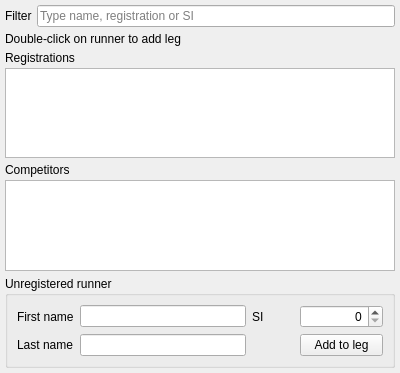
<?xml version="1.0" encoding="UTF-8"?>
<ui version="4.0">
 <class>AddLegDialogWidget</class>
 <widget class="QWidget" name="AddLegDialogWidget">
  <property name="geometry">
   <rect>
    <x>0</x>
    <y>0</y>
    <width>400</width>
    <height>373</height>
   </rect>
  </property>
  <property name="windowTitle">
   <string>Form</string>
  </property>
  <layout class="QVBoxLayout" name="verticalLayout" stretch="0,0,0,0,0">
   <property name="spacing">
    <number>5</number>
   </property>
   <property name="leftMargin">
    <number>5</number>
   </property>
   <property name="topMargin">
    <number>5</number>
   </property>
   <property name="rightMargin">
    <number>5</number>
   </property>
   <property name="bottomMargin">
    <number>5</number>
   </property>
   <item>
    <layout class="QHBoxLayout" name="horizontalLayout">
     <item>
      <widget class="QLabel" name="label">
       <property name="text">
        <string>Filter</string>
       </property>
      </widget>
     </item>
     <item>
      <widget class="QLineEdit" name="edFilter">
       <property name="placeholderText">
        <string>Type name, registration or SI</string>
       </property>
       <property name="clearButtonEnabled">
        <bool>true</bool>
       </property>
      </widget>
     </item>
    </layout>
   </item>
   <item>
    <widget class="QLabel" name="lblStatus">
     <property name="text">
      <string>Double-click on runner to add leg</string>
     </property>
    </widget>
   </item>
   <item>
    <layout class="QVBoxLayout" name="verticalLayout_3">
     <property name="spacing">
      <number>3</number>
     </property>
     <item>
      <widget class="QLabel" name="label_3">
       <property name="text">
        <string>Registrations</string>
       </property>
      </widget>
     </item>
     <item>
      <widget class="qf::gui::TableView" name="tblRegistrations"/>
     </item>
    </layout>
   </item>
   <item>
    <layout class="QVBoxLayout" name="verticalLayout_2">
     <property name="spacing">
      <number>3</number>
     </property>
     <item>
      <widget class="QLabel" name="label_2">
       <property name="text">
        <string>Competitors</string>
       </property>
      </widget>
     </item>
     <item>
      <widget class="qf::gui::TableView" name="tblCompetitors"/>
     </item>
    </layout>
   </item>
   <item>
    <widget class="QGroupBox" name="groupBox">
     <property name="title">
      <string>Unregistered runner</string>
     </property>
     <layout class="QGridLayout" name="gridLayout">
      <item row="0" column="0">
       <widget class="QLabel" name="label_4">
        <property name="sizePolicy">
         <sizepolicy hsizetype="Preferred" vsizetype="Preferred">
          <horstretch>1</horstretch>
          <verstretch>0</verstretch>
         </sizepolicy>
        </property>
        <property name="text">
         <string>First name</string>
        </property>
       </widget>
      </item>
      <item row="1" column="1">
       <widget class="QLineEdit" name="edLastName">
        <property name="sizePolicy">
         <sizepolicy hsizetype="Expanding" vsizetype="Fixed">
          <horstretch>4</horstretch>
          <verstretch>0</verstretch>
         </sizepolicy>
        </property>
       </widget>
      </item>
      <item row="1" column="0">
       <widget class="QLabel" name="label_5">
        <property name="sizePolicy">
         <sizepolicy hsizetype="Preferred" vsizetype="Preferred">
          <horstretch>1</horstretch>
          <verstretch>0</verstretch>
         </sizepolicy>
        </property>
        <property name="text">
         <string>Last name</string>
        </property>
       </widget>
      </item>
      <item row="0" column="1">
       <widget class="QLineEdit" name="edFirstName">
        <property name="sizePolicy">
         <sizepolicy hsizetype="Expanding" vsizetype="Fixed">
          <horstretch>4</horstretch>
          <verstretch>0</verstretch>
         </sizepolicy>
        </property>
       </widget>
      </item>
      <item row="0" column="2">
       <widget class="QLabel" name="label_6">
        <property name="sizePolicy">
         <sizepolicy hsizetype="Preferred" vsizetype="Preferred">
          <horstretch>1</horstretch>
          <verstretch>0</verstretch>
         </sizepolicy>
        </property>
        <property name="text">
         <string>SI</string>
        </property>
       </widget>
      </item>
      <item row="0" column="3">
       <widget class="quickevent::gui::si::SiIdEdit" name="edSiId">
        <property name="sizePolicy">
         <sizepolicy hsizetype="Minimum" vsizetype="Fixed">
          <horstretch>2</horstretch>
          <verstretch>0</verstretch>
         </sizepolicy>
        </property>
        <property name="alignment">
         <set>Qt::AlignRight|Qt::AlignTrailing|Qt::AlignVCenter</set>
        </property>
        <property name="maximum">
         <number>99999999</number>
        </property>
       </widget>
      </item>
      <item row="1" column="3">
       <widget class="QPushButton" name="btUseUnregRunner">
        <property name="text">
         <string>Add to leg</string>
        </property>
       </widget>
      </item>
     </layout>
    </widget>
   </item>
  </layout>
 </widget>
 <customwidgets>
  <customwidget>
   <class>qf::gui::TableView</class>
   <extends>QTableView</extends>
   <header location="global">qf/gui/tableview.h</header>
  </customwidget>
  <customwidget>
   <class>quickevent::gui::si::SiIdEdit</class>
   <extends>QSpinBox</extends>
   <header location="global">quickevent/gui/si/siidedit.h</header>
  </customwidget>
 </customwidgets>
 <tabstops>
  <tabstop>edFilter</tabstop>
  <tabstop>tblRegistrations</tabstop>
  <tabstop>tblCompetitors</tabstop>
  <tabstop>edFirstName</tabstop>
  <tabstop>edLastName</tabstop>
  <tabstop>edSiId</tabstop>
  <tabstop>btUseUnregRunner</tabstop>
 </tabstops>
 <resources/>
 <connections/>
</ui>
